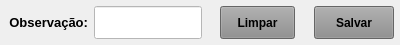
     <widget class="QWidget" name="widget_12" native="true">
      <property name="minimumSize">
       <size>
        <width>0</width>
        <height>45</height>
       </size>
      </property>
      <property name="maximumSize">
       <size>
        <width>16777215</width>
        <height>45</height>
       </size>
      </property>
      <layout class="QHBoxLayout" name="horizontalLayout_11">
       <property name="leftMargin">
        <number>0</number>
       </property>
       <property name="topMargin">
        <number>0</number>
       </property>
       <property name="rightMargin">
        <number>0</number>
       </property>
       <property name="bottomMargin">
        <number>0</number>
       </property>
       <item>
        <widget class="QWidget" name="widget_Cor6" native="true">
         <property name="maximumSize">
          <size>
           <width>16777215</width>
           <height>16777215</height>
          </size>
         </property>
         <property name="styleSheet">
          <string notr="true"/>
         </property>
         <layout class="QHBoxLayout" name="horizontalLayout_25">
          <property name="spacing">
           <number>6</number>
          </property>
          <property name="leftMargin">
           <number>6</number>
          </property>
          <property name="topMargin">
           <number>6</number>
          </property>
          <property name="rightMargin">
           <number>6</number>
          </property>
          <property name="bottomMargin">
           <number>6</number>
          </property>
          <item>
           <widget class="QLabel" name="label_31">
            <property name="sizePolicy">
             <sizepolicy hsizetype="Fixed" vsizetype="Preferred">
              <horstretch>0</horstretch>
              <verstretch>0</verstretch>
             </sizepolicy>
            </property>
            <property name="minimumSize">
             <size>
              <width>82</width>
              <height>0</height>
             </size>
            </property>
            <property name="maximumSize">
             <size>
              <width>82</width>
              <height>16777215</height>
             </size>
            </property>
            <property name="font">
             <font>
              <pointsize>10</pointsize>
              <weight>75</weight>
              <bold>true</bold>
             </font>
            </property>
            <property name="text">
             <string>Observação:</string>
            </property>
            <property name="alignment">
             <set>Qt::AlignRight|Qt::AlignTrailing|Qt::AlignVCenter</set>
            </property>
           </widget>
          </item>
          <item>
           <widget class="QLineEdit" name="line_Obs">
            <property name="sizePolicy">
             <sizepolicy hsizetype="Preferred" vsizetype="Preferred">
              <horstretch>0</horstretch>
              <verstretch>0</verstretch>
             </sizepolicy>
            </property>
            <property name="minimumSize">
             <size>
              <width>0</width>
              <height>0</height>
             </size>
            </property>
            <property name="maximumSize">
             <size>
              <width>16777215</width>
              <height>16777215</height>
             </size>
            </property>
            <property name="font">
             <font>
              <pointsize>9</pointsize>
             </font>
            </property>
            <property name="cursor">
             <cursorShape>IBeamCursor</cursorShape>
            </property>
            <property name="styleSheet">
             <string notr="true">background-color: rgb(255, 255, 255);</string>
            </property>
            <property name="inputMask">
             <string/>
            </property>
            <property name="text">
             <string/>
            </property>
            <property name="maxLength">
             <number>110</number>
            </property>
            <property name="frame">
             <bool>true</bool>
            </property>
            <property name="echoMode">
             <enum>QLineEdit::Normal</enum>
            </property>
            <property name="alignment">
             <set>Qt::AlignLeading|Qt::AlignLeft|Qt::AlignVCenter</set>
            </property>
           </widget>
          </item>
         </layout>
        </widget>
       </item>
       <item>
        <widget class="QWidget" name="widget_Cor7" native="true">
         <property name="minimumSize">
          <size>
           <width>0</width>
           <height>0</height>
          </size>
         </property>
         <property name="maximumSize">
          <size>
           <width>16777215</width>
           <height>16777215</height>
          </size>
         </property>
         <property name="styleSheet">
          <string notr="true"/>
         </property>
         <layout class="QHBoxLayout" name="horizontalLayout_13">
          <property name="leftMargin">
           <number>6</number>
          </property>
          <property name="topMargin">
           <number>6</number>
          </property>
          <property name="rightMargin">
           <number>6</number>
          </property>
          <property name="bottomMargin">
           <number>6</number>
          </property>
          <item>
           <widget class="QPushButton" name="btn_Limpar">
            <property name="sizePolicy">
             <sizepolicy hsizetype="Fixed" vsizetype="Preferred">
              <horstretch>0</horstretch>
              <verstretch>0</verstretch>
             </sizepolicy>
            </property>
            <property name="maximumSize">
             <size>
              <width>75</width>
              <height>16777215</height>
             </size>
            </property>
            <property name="font">
             <font>
              <pointsize>9</pointsize>
              <weight>75</weight>
              <bold>true</bold>
             </font>
            </property>
            <property name="cursor">
             <cursorShape>PointingHandCursor</cursorShape>
            </property>
            <property name="layoutDirection">
             <enum>Qt::LeftToRight</enum>
            </property>
            <property name="autoFillBackground">
             <bool>false</bool>
            </property>
            <property name="styleSheet">
             <string notr="true">background-color: rgb(141, 141, 141);</string>
            </property>
            <property name="text">
             <string>Limpar</string>
            </property>
            <property name="checkable">
             <bool>false</bool>
            </property>
            <property name="autoDefault">
             <bool>false</bool>
            </property>
            <property name="default">
             <bool>false</bool>
            </property>
            <property name="flat">
             <bool>false</bool>
            </property>
           </widget>
          </item>
          <item>
           <widget class="QLabel" name="label_20">
            <property name="text">
             <string/>
            </property>
           </widget>
          </item>
          <item>
           <widget class="QPushButton" name="btn_Salvar">
            <property name="sizePolicy">
             <sizepolicy hsizetype="Fixed" vsizetype="Preferred">
              <horstretch>0</horstretch>
              <verstretch>0</verstretch>
             </sizepolicy>
            </property>
            <property name="maximumSize">
             <size>
              <width>80</width>
              <height>16777215</height>
             </size>
            </property>
            <property name="font">
             <font>
              <pointsize>9</pointsize>
              <weight>75</weight>
              <bold>true</bold>
             </font>
            </property>
            <property name="cursor">
             <cursorShape>PointingHandCursor</cursorShape>
            </property>
            <property name="styleSheet">
             <string notr="true">background-color: rgb(141, 141, 141);</string>
            </property>
            <property name="text">
             <string>Salvar</string>
            </property>
           </widget>
          </item>
         </layout>
        </widget>
       </item>
      </layout>
     </widget>
